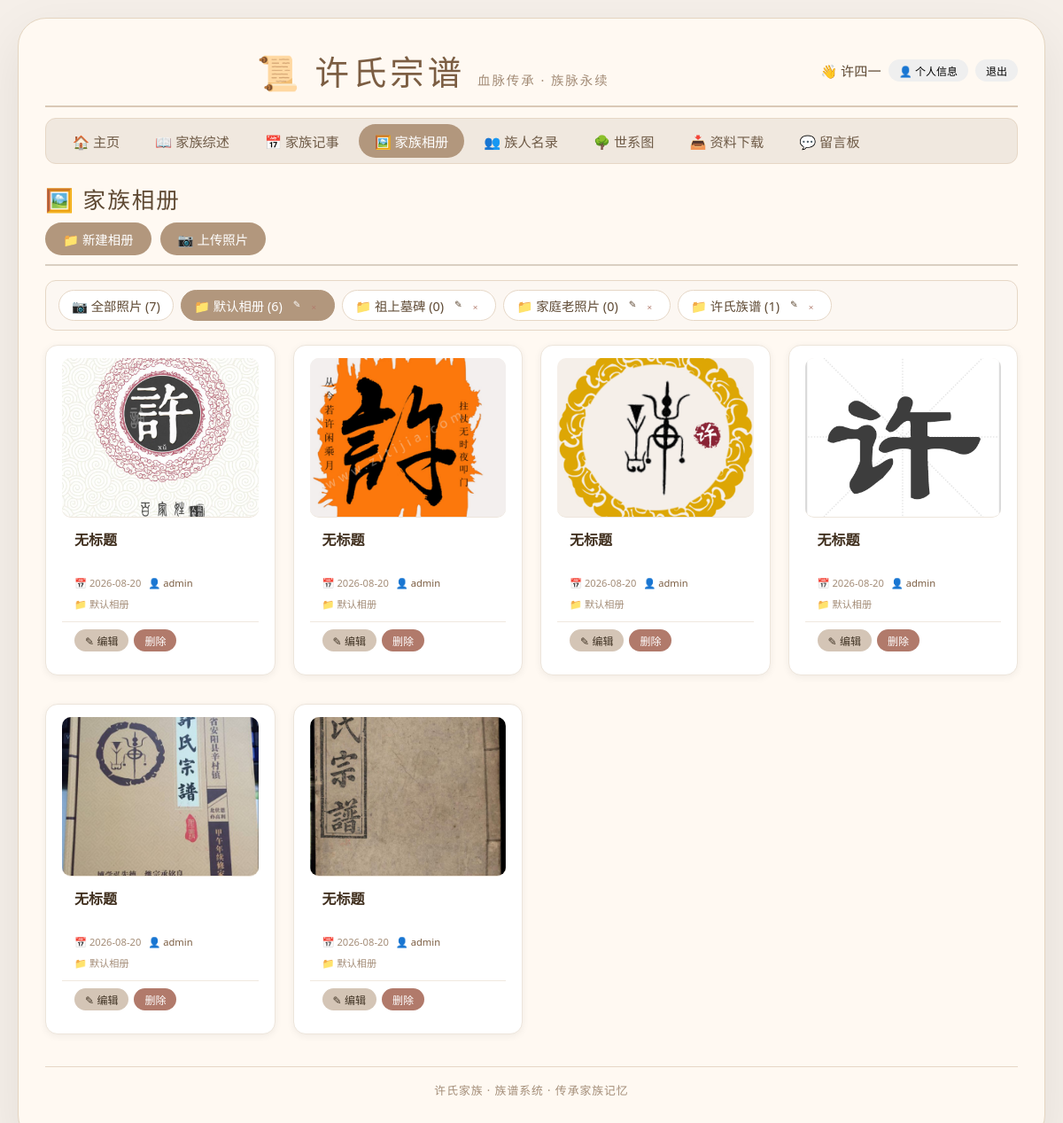
Page /index.php?page=photos&album=1 (signed in) on the committed database.
### tables this page shows
CREATE TABLE photo_albums (
            id INTEGER PRIMARY KEY AUTOINCREMENT,
            name TEXT NOT NULL,
            description TEXT,
            sort_order INTEGER DEFAULT 0,
            created_at DATETIME DEFAULT CURRENT_TIMESTAMP
        );

CREATE TABLE clan_photos (
            id INTEGER PRIMARY KEY AUTOINCREMENT,
            title TEXT,
            description TEXT,
            image_path TEXT,
            upload_date DATETIME DEFAULT CURRENT_TIMESTAMP
        , album_id INTEGER DEFAULT 0, uploader TEXT);

### config.php (called while the page is built, shortened)
<?php
function getClanName() {
    return '许氏';
}
function getClanFullName() {
    return getClanName() . '宗谱';
}
function getClanFamilyName() {
    return getClanName() . '家族';
}
function getDB() {
    static $db = null;
    if ($db === null) {
        $db = new SQLite3('data/family_tree.db');
        $db->exec('CREATE TABLE IF NOT EXISTS members (
            id INTEGER PRIMARY KEY AUTOINCREMENT,
            name TEXT NOT NULL,
            gender TEXT CHECK(gender IN ("男","女")),
            birth_date TEXT,
            death_date TEXT,
            father_id INTEGER,
            mother_id INTEGER,
            spouse_id INTEGER,
            generation INTEGER,
            biography TEXT,
            rank TEXT,
            profession TEXT,
            spouse_name TEXT,
            spouse_birth TEXT,
            spouse_death TEXT,
            spouse_biography TEXT,
            spouse_hometown TEXT,
            address TEXT,
            mother_name TEXT,
            avatar TEXT
        )');
        $db->exec('CREATE TABLE IF NOT EXISTS relationships (
            id INTEGER PRIMARY KEY AUTOINCREMENT,
            member_id INTEGER,
            related_id INTEGER,
            relation_type TEXT
        )');
        $db->exec("CREATE TABLE IF NOT EXISTS clan_summary (
            id INTEGER PRIMARY KEY AUTOINCREMENT,
            content TEXT
        )");
        $db->exec("CREATE TABLE IF NOT EXISTS clan_events (
            id INTEGER PRIMARY KEY AUTOINCREMENT,
            title TEXT,
            content TEXT,
            event_date TEXT,
            image_path TEXT,
            created_at DATETIME DEFAULT CURRENT_TIMESTAMP
        )");
        $db->exec("CREATE TABLE IF NOT EXISTS photo_albums (
            id INTEGER PRIMARY KEY AUTOINCREMENT,
            name TEXT NOT NULL,
            description TEXT,
            sort_order INTEGER DEFAULT 0,
            created_at DATETIME DEFAULT CURRENT_TIMESTAMP
        )");
        $db->exec("CREATE TABLE IF NOT EXISTS clan_photos (
            id INTEGER PRIMARY KEY AUTOINCREMENT,
            album_id INTEGER DEFAULT 0,
            title TEXT,
            description TEXT,
            image_path TEXT,
            uploader TEXT,
            upload_date DATETIME DEFAULT CURRENT_TIMESTAMP
        )");
        $db->exec("CREATE TABLE IF NOT EXISTS users (
            id INTEGER PRIMARY KEY AUTOINCREMENT,
            username TEXT UNIQUE NOT NULL,
            password TEXT NOT NULL,
            real_name TEXT,
            member_id INTEGER,
            created_at DATETIME DEFAULT CURRENT_TIMESTAMP
        )");
        $db->exec("CREATE TABLE IF NOT EXISTS guestbook (
            id INTEGER PRIMARY KEY AUTOINCREMENT,
            name TEXT NOT NULL,
            content TEXT NOT NULL,
            ip TEXT,
            created_at DATETIME DEFAULT CURRENT_TIMESTAMP,
            status INTEGER DEFAULT 1,
            reply TEXT,
            reply_at DATETIME
        )");
        $db->exec("CREATE TABLE IF NOT EXISTS downloads (
            id INTEGER PRIMARY KEY AUTOINCREMENT,
            title TEXT NOT NULL,
            description TEXT,
            file_name TEXT NOT NULL,
            file_path TEXT NOT NULL,
            file_size TEXT,
            uploader TEXT,
            download_count INTEGER DEFAULT 0,
            created_at DATETIME DEFAULT CURRENT_TIMESTAMP
        )");
    }
    return $db;
}
function isLoggedIn() {
    return isset($_SESSION['user_id']);
}
function getPhotoAlbums() {
    $db = getDB();
    $result = $db->query("SELECT * FROM photo_albums ORDER BY sort_order ASC, id ASC");
    $albums = [];
    while ($row = $result->fetchArray(SQLITE3_ASSOC)) {
        $albums[] = $row;
    }
    return $albums;
}
function getAllPhotosWithAlbum() {
    $db = getDB();
    $result = $db->query("SELECT p.*, a.name as album_name
                          FROM clan_photos p
                          LEFT JOIN photo_albums a ON p.album_id = a.id
                          ORDER BY p.upload_date DESC");
    $photos = [];
    while ($row = $result->fetchArray(SQLITE3_ASSOC)) {
        $photos[] = $row;
    }
    return $photos;
}
?>

### index.php (the view, shortened to what this page needs)
<?php
require_once 'config.php';
$loggedIn = isLoggedIn();
$currentUser = getCurrentUser();
$userRealName = $_SESSION['real_name'] ?? '';
$activePage = $_GET['page'] ?? 'home';
?>
<!DOCTYPE html>
<html lang="zh-CN">
<head>
    <link rel="stylesheet" href="style.css">
</head>
<body>
<div class="container">
    <div class="header-top">
        <h1>📜 <?= getClanFullName() ?> <small>血脉传承 · 族脉永续</small></h1>
        <div class="user-area">
            <?php if ($loggedIn): ?>
                <span>👋 <?= htmlspecialchars($userRealName ?: $currentUser) ?></span>
                <button class="btn-sm" onclick="showProfile()">👤 个人信息</button>
                <form method="post" action="auth.php" style="display:inline;">
                    <button type="submit" class="btn-sm">退出</button>
                </form>
            <?php else: ?>
                <button class="btn-sm" onclick="showLogin()">登录</button>
                <button class="btn-sm" onclick="showRegister()">注册</button>
            <?php endif; ?>
        </div>
    </div>
    <nav class="top-nav">
        <a href="?page=home" class="<?= $activePage == 'home' ? 'active' : '' ?>">🏠 主页</a>
        <a href="?page=summary" class="<?= $activePage == 'summary' ? 'active' : '' ?>">📖 家族综述</a>
        <a href="?page=events" class="<?= $activePage == 'events' ? 'active' : '' ?>">📅 家族记事</a>
        <a href="?page=photos" class="<?= $activePage == 'photos' ? 'active' : '' ?>">🖼️ 家族相册</a>
        <a href="?page=members" class="<?= $activePage == 'members' ? 'active' : '' ?>">👥 族人名录</a>
        <a href="?page=pedigree" class="<?= $activePage == 'pedigree' ? 'active' : '' ?>">🌳 世系图</a>
        <a href="?page=downloads" class="<?= $activePage == 'downloads' ? 'active' : '' ?>">📥 资料下载</a>
        <a href="?page=guestbook" class="<?= $activePage == 'guestbook' ? 'active' : '' ?>">💬 留言板</a>
    </nav>
    <?php if ($activePage === 'pedigree'): ?>
        <div class="tab-container">
            <div class="tab-bar" id="tabBar">
                <button class="tab-btn active" data-tab="pedigree" data-persistent="true">🌳 总世系图</button>
            </div>
            <div id="tabContent">
                <div class="tab-panel active" id="tab-pedigree">
                    <?php include 'pages/pedigree.php'; ?>
                </div>
            </div>
        </div>
    <?php elseif ($activePage === 'members'): ?>
        <div class="page-content">
            <?php include 'pages/members.php'; ?>
        </div>
    <?php else: ?>
        <div class="page-content">
            <?php
            $pageFile = 'pages/' . $activePage . '.php';
            if (file_exists($pageFile)) {
                include $pageFile;
            } else {
                include 'pages/home.php';
            }
            ?>
        </div>
    <?php endif; ?>
    <div class="footer-note"><?= getClanFamilyName() ?> · 族谱系统 · 传承家族记忆</div>
</div>
</body>
</html>

### pages/photos.php (shortened to what this page needs)
<?php
$albums = getPhotoAlbums();
$allPhotos = getAllPhotosWithAlbum();
$loggedIn = isLoggedIn();
$currentAlbum = isset($_GET['album']) ? intval($_GET['album']) : 0;
if ($currentAlbum == 0) {
    $displayPhotos = $allPhotos;
} else {
    $displayPhotos = [];
    foreach ($allPhotos as $p) {
        if ($p['album_id'] == $currentAlbum) {
            $displayPhotos[] = $p;
        }
    }
}
?>
<div class="page-header">
    <h2>🖼️ 家族相册</h2>
    <?php if ($loggedIn): ?>
        <div style="margin-top:8px; display:flex; gap:10px; flex-wrap:wrap;">
            <button class="btn" onclick="document.getElementById('addAlbumForm').style.display='block'">📁 新建相册</button>
            <button class="btn" onclick="document.getElementById('addPhotoForm').style.display='block'">📷 上传照片</button>
        </div>
    <?php endif; ?>
</div>
<div class="album-nav">
    <a href="?page=photos&album=0" class="album-nav-item <?= $currentAlbum == 0 ? 'active' : '' ?>">📷 全部照片 (<?= count($allPhotos) ?>)</a>
    <?php foreach ($albums as $a):
        $albumPhotoCount = 0;
        foreach ($allPhotos as $p) {
            if ($p['album_id'] == $a['id']) $albumPhotoCount++;
        }
    ?>
        <a href="?page=photos&album=<?= $a['id'] ?>" class="album-nav-item <?= $currentAlbum == $a['id'] ? 'active' : '' ?>">
            📁 <?= htmlspecialchars($a['name']) ?> (<?= $albumPhotoCount ?>)
            <?php if ($loggedIn): ?>
                <span class="album-actions">
                    <button class="btn-sm" onclick="event.preventDefault();editAlbum(<?= $a['id'] ?>, '<?= htmlspecialchars(addslashes($a['name'])) ?>', '<?= htmlspecialchars(addslashes($a['description'])) ?>')">✎</button>
                    <form method="post" action="member_actions.php" style="display:inline;" onsubmit="return confirm('确认删除此相册及其所有照片？')">
                        <button type="submit" class="btn-sm btn-danger" style="font-size:0.6rem;padding:1px 6px;">×</button>
                    </form>
                </span>
            <?php endif; ?>
        </a>
    <?php endforeach; ?>
</div>
<?php if (empty($displayPhotos)): ?>
    <div class="empty-state">
        <?php if ($currentAlbum == 0): ?>
            暂无任何照片，请上传第一张照片。
        <?php else: ?>
            此相册暂无照片，请上传第一张照片。
        <?php endif; ?>
    </div>
<?php else: ?>
    <div class="photo-grid">
        <?php foreach ($displayPhotos as $p): ?>
            <div class="photo-card" id="photo-<?= $p['id'] ?>">
                <img src="<?= htmlspecialchars($p['image_path']) ?>"
                     alt="<?= htmlspecialchars($p['title']) ?>"
                     loading="lazy"
                     onclick="openPhotoViewer('<?= htmlspecialchars($p['image_path']) ?>', '<?= htmlspecialchars(addslashes($p['title'])) ?>', '<?= htmlspecialchars(addslashes($p['description'])) ?>')">
                <div class="photo-info">
                    <div class="photo-title" id="photo-title-<?= $p['id'] ?>"><?= htmlspecialchars($p['title'] ?: '无标题') ?></div>
                    <div class="photo-desc" id="photo-desc-<?= $p['id'] ?>"><?= htmlspecialchars($p['description'] ?: '') ?></div>
                    <div class="photo-meta">
                        <span class="photo-time">📅 <?= date('Y-m-d', strtotime($p['upload_date'])) ?></span>
                        <?php if (!empty($p['uploader'])): ?>
                            <span class="photo-uploader">👤 <?= htmlspecialchars($p['uploader']) ?></span>
                        <?php endif; ?>
                        <?php if (!empty($p['album_name'])): ?>
                            <span class="photo-album">📁 <?= htmlspecialchars($p['album_name']) ?></span>
                        <?php endif; ?>
                    </div>
                </div>
                <?php if ($loggedIn): ?>
                    <div class="photo-actions">
                        <button class="btn-sm btn-edit" onclick="editPhoto(<?= $p['id'] ?>, '<?= htmlspecialchars(addslashes($p['title'])) ?>', '<?= htmlspecialchars(addslashes($p['description'])) ?>')">✎ 编辑</button>
                        <form method="post" action="member_actions.php" style="display:inline;" onsubmit="return confirm('确认删除此照片？')">
                            <button type="submit" class="btn-sm btn-danger">删除</button>
                        </form>
                    </div>
                <?php endif; ?>
            </div>
        <?php endforeach; ?>
    </div>
<?php endif; ?>

### style.css (style rules this page uses)
* { box-sizing: border-box; margin: 0; padding: 0; }
body { font-family: 'Segoe UI', '华文楷体', cursive, sans-serif; background: #f5efe9; color: #3e2e1f; padding: 20px; }
.container { max-width: 1400px; margin: 0 auto; background: #fff9f2; border-radius: 32px; box-shadow: 0 20px 60px rgba(0, 0, 0, 0.08); padding: 30px 30px 50px; border: 1px solid #e4d5c0; }
.header-top { display: flex; justify-content: space-between; align-items: center; flex-wrap: wrap; border-bottom: 2px solid #dac9b6; padding-bottom: 12px; margin-bottom: 12px; }
.header-top h1 { font-size: 2.4rem; font-weight: 300; letter-spacing: 4px; color: #7b5d42; border: none; padding: 0; margin: 0; text-align: center; flex: 1; }
.header-top h1 small { font-size: 0.9rem; display: inline; color: #a48d78; letter-spacing: 2px; font-weight: 400; }
.user-area { display: flex; align-items: center; gap: 8px; flex-wrap: wrap; }
.user-area span { color: #5f4a34; font-size: 0.95rem; }
.top-nav { display: flex; background: #f0e8df; border-radius: 12px; padding: 6px 12px; margin-bottom: 20px; flex-wrap: wrap; gap: 4px; border: 1px solid #e6d7c6; }
.top-nav a { padding: 8px 18px; text-decoration: none; color: #6f5b47; border-radius: 30px; font-size: 0.95rem; transition: 0.2s; }
.top-nav a.active { background: #b2977d; color: white; }
.page-content { min-height: 400px; }
.page-header { border-bottom: 2px solid #dacfc2; padding-bottom: 10px; margin-bottom: 16px; }
.page-header h2 { font-weight: 300; color: #5f4a34; font-size: 1.6rem; letter-spacing: 2px; }
.btn { background: #b2977d; color: white; border: none; padding: 8px 20px; border-radius: 30px; font-size: 0.9rem; font-weight: 500; cursor: pointer; transition: 0.2s; }
.btn-sm { padding: 4px 12px; font-size: 0.75rem; border-radius: 30px; border: none; cursor: pointer; transition: 0.1s; }
.btn-edit { background: #d4c5b6; color: #3f3223; }
.btn-danger { background: #b17a6b; color: white; }
.event-card, .photo-card { background: #ffffff; border-radius: 14px; padding: 14px 18px; margin-bottom: 12px; border-left: 4px solid #b2977d; box-shadow: 0 1px 4px rgba(0, 0, 0, 0.04); }
.photo-grid { display: grid; grid-template-columns: repeat(auto-fill, minmax(200px, 1fr)); gap: 16px; }
.photo-card img { width: 100%; height: 150px; object-fit: cover; border-radius: 10px; }
.footer-note { margin-top: 24px; text-align: center; color: #a38d78; font-size: 0.8rem; letter-spacing: 1px; border-top: 1px solid #e6d7c6; padding-top: 16px; }

### pages/photos.php (style rules this page uses)
.album-nav { display: flex; flex-wrap: wrap; gap: 8px; margin: 16px 0; padding: 10px 14px; background: #fcf7f2; border-radius: 12px; border: 1px solid #e6d7c6; }
.album-nav-item { display: inline-flex; align-items: center; gap: 4px; padding: 6px 14px; border-radius: 20px; text-decoration: none; color: #5f4a34; font-size: 0.9rem; background: #ffffff; border: 1px solid #e6d7c6; transition: 0.2s; }
.album-nav-item.active { background: #b2977d; color: white; border-color: #b2977d; }
.album-actions { display: inline-flex; gap: 2px; margin-left: 4px; }
.album-actions .btn-sm { font-size: 0.65rem; padding: 0 4px; line-height: 1.4; background: transparent; color: inherit; }
.album-actions .btn-danger { color: #b17a6b; }
.photo-grid { display: grid; grid-template-columns: repeat(auto-fill, minmax(220px, 1fr)); gap: 20px; margin-top: 16px; }
.photo-card { background: #ffffff; border-radius: 14px; overflow: hidden; box-shadow: 0 2px 8px rgba(0,0,0,0.06); border: 1px solid #ede5db; transition: 0.2s; display: flex; flex-direction: column; }
.photo-card img { width: 100%; height: 180px; object-fit: cover; border-bottom: 1px solid #ede5db; background: #f5efe9; cursor: pointer; transition: opacity 0.2s; }
.photo-info { padding: 12px 14px; flex: 1; }
.photo-title { font-weight: 600; font-size: 1rem; color: #3f2e1d; margin-bottom: 4px; }
.photo-desc { font-size: 0.85rem; color: #6f5b47; line-height: 1.4; min-height: 20px; }
.photo-meta { display: flex; flex-wrap: wrap; gap: 8px; margin-top: 6px; font-size: 0.7rem; color: #a48d78; }
.photo-meta .photo-uploader { color: #7b5d42; }
.photo-actions { display: flex; gap: 6px; padding: 8px 14px 12px; border-top: 1px solid #f0e8df; flex-wrap: wrap; }
.photo-actions .btn-sm { font-size: 0.75rem; padding: 4px 12px; }

### rows in the picture
photo_albums: name "默认相册", albumPhotoCount "6"
photo_albums: name "祖上墓碑", albumPhotoCount "0"
photo_albums: name "家庭老照片", albumPhotoCount "0"
photo_albums: name "许氏族谱", albumPhotoCount "1"
clan_photos: image_path (picture), title "无标题", upload_date "2026-08-20", uploader "admin", photo_albums.name "默认相册"
clan_photos: image_path (picture), title "无标题", upload_date "2026-08-20", uploader "admin", photo_albums.name "默认相册"
clan_photos: image_path (picture), title "无标题", upload_date "2026-08-20", uploader "admin", photo_albums.name "默认相册"
clan_photos: image_path (picture), title "无标题", upload_date "2026-08-20", uploader "admin", photo_albums.name "默认相册"
clan_photos: image_path (picture), title "无标题", upload_date "2026-08-20", uploader "admin", photo_albums.name "默认相册"
clan_photos: image_path (picture), title "无标题", upload_date "2026-08-20", uploader "admin", photo_albums.name "默认相册"

### other values in the picture
getClanFullName() "许氏宗谱"
$userRealName ?: $currentUser "许四一"
count($allPhotos) "7"
getClanFamilyName() "许氏家族"
